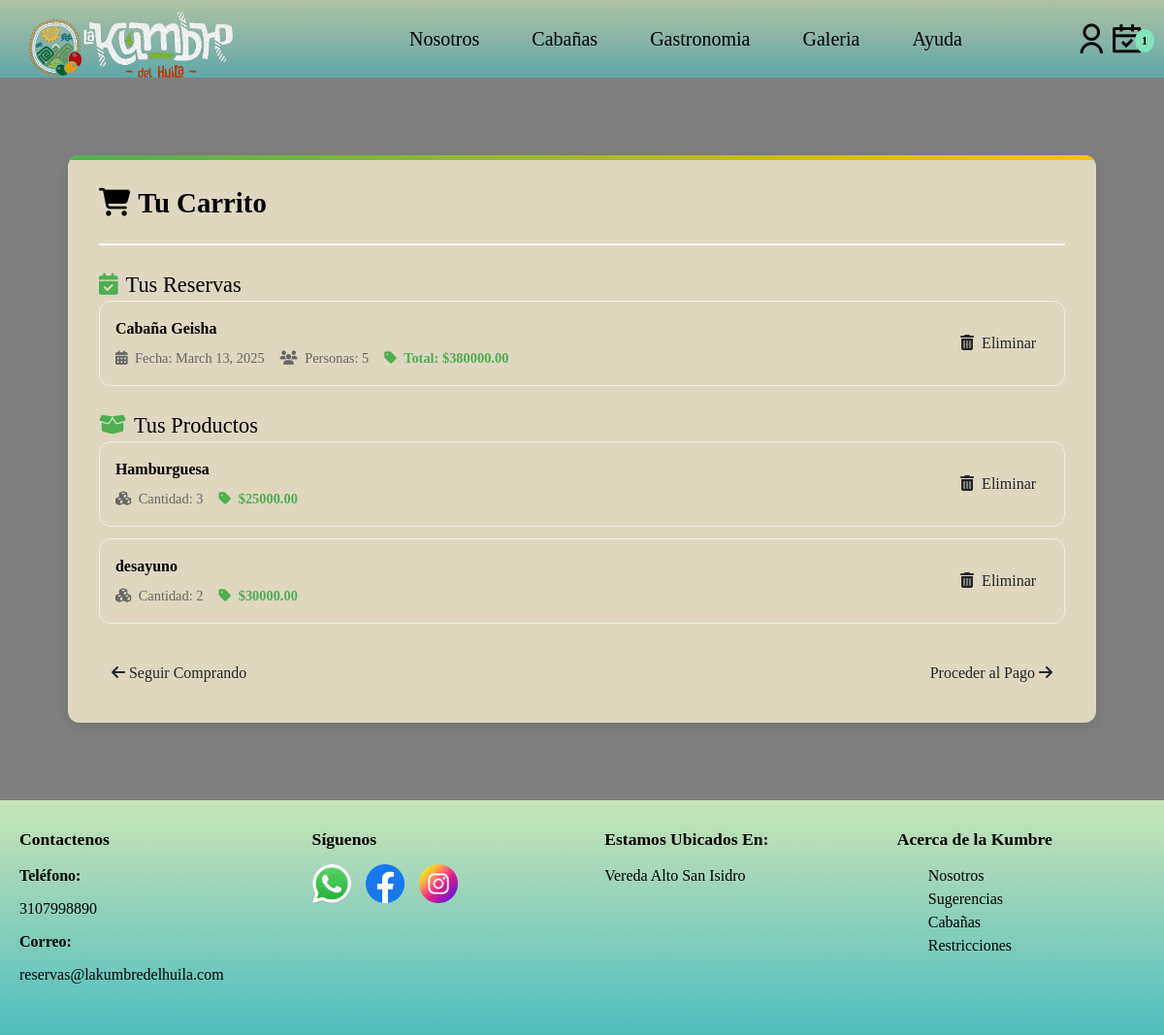
/resumen/ (signed in), run on an earlier commit of the app's database.
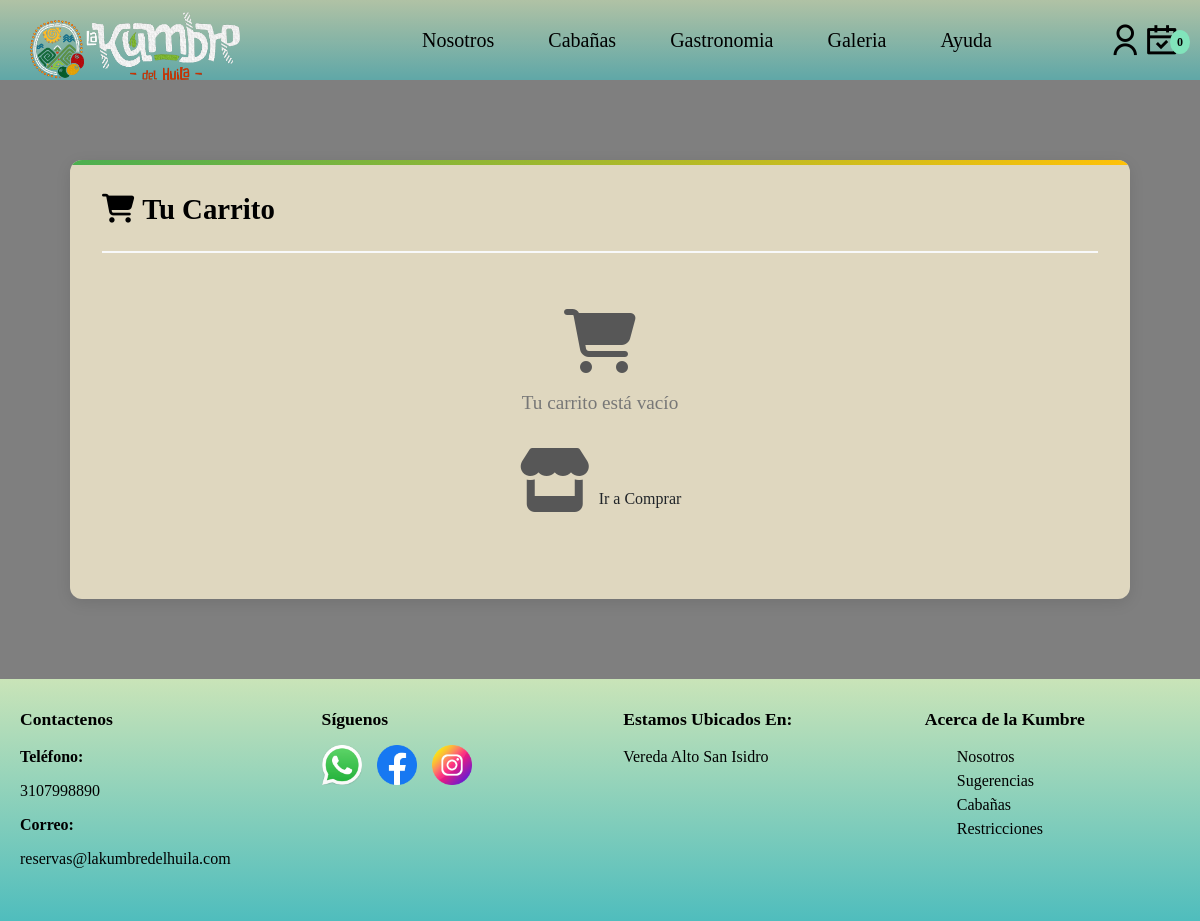
And on a later commit of the database.
### kumbre/models.py (models this page shows, shortened)
class Reserva(models.Model):
    usuario = models.ForeignKey(User, on_delete=models.CASCADE)
    cabana = models.CharField(max_length=100)  # Nombre de la cabaña
    fecha = models.DateField()
    precio = models.DecimalField(max_digits=10, decimal_places=2, default=0.0) # Precio de la cabaña
    telefono = models.CharField(max_length=15)  # Teléfono del usuario
    numero_personas = models.PositiveIntegerField()  # Número de personas en la reserva
    personas_adicionales = models.PositiveIntegerField(default=0)  # Número de personas adicionales
    precio_personas_adicionales = models.DecimalField(max_digits=10, decimal_places=2, default=0.0)  # Precio por personas adicionales
    estado = models.CharField(max_length=50, choices=[('Pendiente', 'Pendiente'), ('Aprobada', 'Aprobada')])
    confirmada = models.BooleanField(default=False)
    class Meta:
        unique_together = ('cabana', 'fecha')

class CarritoProducto(models.Model):
    usuario = models.ForeignKey(User, on_delete=models.CASCADE)
    producto = models.ForeignKey(Producto, on_delete=models.CASCADE)
    cantidad = models.PositiveIntegerField(default=1)

class Producto(models.Model):
    imagen = models.ImageField(upload_to='productos/', blank=True, null=True)  # Campo para la imagen
    nombre = models.CharField(max_length=100)
    descripcion = models.TextField(blank=True)
    precio = models.DecimalField(max_digits=10, decimal_places=2, default=0.0)
    en_carrito = models.BooleanField(default=False)
    usuario = models.ForeignKey(User, on_delete=models.CASCADE, null=True, blank=True)

### kumbre/views.py (the view)
# urls.py: path('resumen/', views.resumen_compra, name='resumen_compra'),
@login_required
def resumen_compra(request):
    reservas_carrito = Reserva.objects.filter(usuario=request.user, confirmada=False)
    productos_carrito = CarritoProducto.objects.filter(usuario=request.user)
    context = {
        'reservas': reservas_carrito,
        'productos': productos_carrito,
    }
    return render(request, 'resumen_compra.html', context)

### kumbre/context_processors.py (called while the page is built)
def cart_count(request):
    if request.user.is_authenticated:
        count = Reserva.objects.filter(usuario=request.user, confirmada=False).count()
    else:
        count = 0
    return {'cart_count': count}

### kumbre/templates/resumen_compra.html (shortened to what this page needs)
{% extends 'base.html' %}
{% load static %}
{% block content %}
<link rel="stylesheet" href="{% static 'styles/resumen_compra.css' %}">
<link href="https://cdnjs.cloudflare.com/ajax/libs/bootstrap/5.3.0/css/bootstrap.min.css" rel="stylesheet">
<link href="https://cdnjs.cloudflare.com/ajax/libs/font-awesome/6.4.0/css/all.min.css" rel="stylesheet">
<link href="https://cdnjs.cloudflare.com/ajax/libs/animate.css/4.1.1/animate.min.css" rel="stylesheet">
<div class="container">
    <div class="cart-container">
        <div class="cart-header">
            <h1>
                <i class="fas fa-shopping-cart me-2"></i>Tu Carrito
            </h1>
        </div>
        {% if productos or reservas %}
        {% if reservas %}
        <div class="section-header">
            <i class="fas fa-calendar-check"></i> Tus Reservas
        </div>
        <div class="productos-list mb-4">
            {% for reserva in reservas %}
                <div id="reserva-{{ reserva.id }}" class="cart-item">
                    <div class="item-details">
                        <div class="item-name">{{ reserva.cabana }}</div>
                        <div class="item-info">
                            <span><i class="fas fa-calendar-alt me-1"></i> Fecha: {{ reserva.fecha }}</span>
                            <span><i class="fas fa-users me-1"></i> Personas: {{ reserva.numero_personas }}</span>
                            <span class="price"><i class="fas fa-tag me-1"></i> Total: ${{ reserva.precio|floatformat:2 }}</span>
                        </div>
                    </div>
                    <form action="{% url 'eliminar_reserva' reserva.id %}" method="post">
                        <button type="button" class="btn btn-remove eliminar-reserva" data-reserva-id="{{ reserva.id }}">
                            <i class="fas fa-trash-alt me-1"></i> Eliminar
                        </button>
                    </form>
                </div>
            {% endfor %}
        </div>
    {% endif %}
    {% if productos %}
    <div class="section-header">
        <i class="fas fa-box-open"></i> Tus Productos
    </div>
    <div class="productos-list mb-4">
        {% for item in productos %}
            <div id="producto-{{ item.id }}" class="cart-item">
                <div class="item-details">
                    <div class="item-name">{{ item.producto.nombre }}</div>
                    <div class="item-info">
                        <span><i class="fas fa-cubes me-1"></i> Cantidad: {{ item.cantidad }}</span>
                        <span class="price"><i class="fas fa-tag me-1"></i> ${{ item.producto.precio }}</span>
                    </div>
                </div>
                <button type="button" class="btn btn-remove eliminar-producto" data-producto-id="{{ item.id }}">
                    <i class="fas fa-trash-alt me-1"></i> Eliminar
                </button>
            </div>
        {% endfor %}
    </div>
    {% endif %}
    <div class="cart-actions">
        <a href="{% url 'productos' %}" class="btn btn-cart btn-continue">
            <i class="fas fa-arrow-left"></i> Seguir Comprando
        </a>
        <a href="{% url 'metodos_pago' %}" class="btn btn-cart btn-checkout">
            Proceder al Pago <i class="fas fa-arrow-right"></i>
        </a>
    </div>
{% else %}
    <div class="empty-cart">
        <i class="fas fa-shopping-cart"></i>
        <p>Tu carrito está vacío</p>
        <a href="{% url 'productos' %}" class="btn btn-cart btn-checkout">
            <i class="fas fa-store me-1"></i> Ir a Comprar
        </a>
    </div>
{% endif %}
</div>
</div>
{% endblock %}

### kumbre/templates/base.html (shortened to what this page needs)
{% load static %}
<!DOCTYPE html>
<html lang="es">
<head>
    <link rel="stylesheet" href="https://unpkg.com/aos@next/dist/aos.css" />
    <link rel="stylesheet" href="{% static 'styles/style.css' %}">
    <link rel="stylesheet" href="https://unpkg.com/boxicons@latest/css/boxicons.min.css">
    <link href="https://cdn.jsdelivr.net/npm/remixicon@4.5.0/fonts/remixicon.css" rel="stylesheet" />
</head>
<body>
    <header>
        <div class="arriba">
            <div class="arriba">
                <a href="{% url 'inicio'%}">
                    <img src="{% static 'img/logotipo.webp' %}" alt="Descripción de la imagen">
                </a>
            </div>
        </div>
        <nav>
        <ul class="menu">
            <li class="links"><a href="{% url 'nosotros' %}">Nosotros</a></li>
            <li class="links"><a href="{% url 'cabanas' %}">Cabañas</a></li>
            <li class="links"><a href="{% url 'productos' %}">Gastronomia</a></li>
            <li class="links"><a href="{% url 'galeria' %}">Galeria</a></li>
            <li class="links"><a href="{% url 'manual' %}">Ayuda</a></li>
        </ul>
        <div class="nav-iconos">
            {% if user.is_authenticated %}
            <div class="nav-user-dropdown">
                <i class="ri-user-line"></i>
            </div>
            <div class="cart-icon-container">
                <a href="{% url 'resumen_compra' %}">
                    <i class="ri-calendar-check-line"></i>
                    <span id="contador-carrito">{{ cart_count }}</span>
                </a>
            </div>
            {% else %}
            <a href="{% url 'iniciar_sesion' %}"><i class="ri-user-line"></i></a>
            {% endif %}
        </div>
</nav>
</header>
<main>
    {% block content %}
    {% endblock %}
</main>
<footer>
    <div class="footer-container">
        <div class="footer-item contactenos">
            <h3>Contactenos</h3>
            <p><strong>Teléfono:</strong></p>
            <p><a href="tel:+573107998890">3107998890</a></p>
            <p><strong>Correo:</strong></p>
            <p><a href="mailto:reservas@lakumbredelhuila.com">reservas@lakumbredelhuila.com</a></p>
        </div>
        <div class="footer-item redes-sociales">
            <h3>Síguenos</h3>
            <div class="social-icons">
                <a href="https://wa.link/v9jyhb" target="_blank">
                    <img src="{% static 'img/whatsapp.webp' %}" alt="WhatsApp" width="40">
                </a>
                <a href="https://www.facebook.com/lakumbredelhuila/?_rdc=2&_rdr#" target="_blank">
                    <img src="{% static 'img/facebook.webp' %}" alt="Facebook" width="40">
                </a>
                <a href="https://www.instagram.com/lakumbredelhuila?utm_source=ig_web_button_share_sheet&igsh=ZDNlZDc0MzIxNw==" target="_blank">
                    <img src="{% static 'img/instagram.webp' %}" alt="Instagram" width="40">
                </a>
            </div>
        </div>
        <div class="footer-item ubicacion">
            <h3>Estamos Ubicados En:</h3>
            <p>Vereda Alto San Isidro</p>
        </div>
        <div class="footer-item acerca-de">
            <h3>Acerca de la Kumbre</h3>
            <ul>
                <li><a href="{% url 'nosotros' %}">Nosotros</a></li>
                <li><a href="{% url 'sugerencias' %}">Sugerencias</a></li>
                <li><a href="{% url 'cabanas' %}">Cabañas</a></li>
                <li><a href="{% url 'restricciones' %}">Restricciones</a></li>
            </ul>
        </div>
    </div>
</footer>
</body>
</html>

### kumbre/static/styles/style.css (style rules this page uses)
* { box-sizing: border-box; margin: 0; padding: 0; text-decoration: none; list-style: none; -webkit-tap-highlight-color: transparent; }
body::before { content: ""; background-image: url('/static/img/dji_fly_20230711_174052_291_1689395541244_photo.webp'); background-size: cover; background-position: center; background-repeat: no-repeat; position: fixed; top: 0; left: 0; width: 100%; height: 100%; z-index: -2; }
body::after { content: ""; background-color: rgba(0, 0, 0, 0.5); position: fixed; top: 0; left: 0; width: 100%; height: 100%; z-index: -1; }
header { background: linear-gradient(to bottom, rgba(201, 228, 184, 0.664), #4fbdbda6); display: flex; height: 80px; position: relative; color: rgb(0, 0, 0); padding: 10px; text-align: center; z-index: 1000; }
.arriba { display: flex; align-items: center; height: 70px; justify-content: space-between; }
.arriba img { max-height: 70px; }
nav { width: 50%; display: flex; justify-content: space-between; align-items: center; margin-left: 150px; }
.menu { display: flex; justify-content: space-between; align-items: center; padding: 0; margin: auto ; margin-right: auto; flex-grow: 1; }
.menu .links { font-size: 1.25em; text-align: center; }
.menu .links a { color: rgb(0, 0, 0); text-decoration: none; margin: 0 10px; }
.nav-iconos { color: #000000; display: flex; align-items: center; position: absolute; right: 20px; }
.nav-iconos i { display: inline-block; font-size: 35px; color: #000000; cursor: pointer; transition: color 0.3s ease; }
.nav-user-dropdown { margin-left: 20px; position: relative; }
.nav-user-dropdown { color: #000000; position: relative; cursor: pointer; }
.cart-icon-container { position: relative; }
.cart-icon-container a { text-decoration: none; color: rgb(0, 0, 0); position: relative; }
#contador-carrito { position: absolute; top: -8px; right: -10px; background: #81e4bb; color: rgb(0, 0, 0); font-size: 12px; font-weight: bold; padding: 3px 7px; border-radius: 50%; }
.container { display: flex; flex-direction: row; height: 300px; width: 100%; }
body { padding-bottom: 0px; }
footer { width: 100%; background: linear-gradient(to bottom, rgb(201, 228, 184), #4fbdbd); color: #000000; padding: 30px 20px; height:auto; }
.footer-container { display: flex; flex-wrap: wrap; justify-content: space-between; max-width: 1200px; margin: 0 auto; }
.footer-item { flex-basis: 22%; margin-bottom: 10px; }
.footer-item h3 { font-size: 1.1rem; font-weight: bold; margin-bottom: 15px; }
.footer-item p, .footer-item ul { font-size: 1rem; margin-bottom: 10px; }
.footer-item a { text-decoration: none; color: #000000; }
.social-icons { display: flex; gap: 15px; margin-top: 10px; }
.social-icons a { display: inline-block; }

What changed in the data, as far as the page shows it:
removed Reserva: cabana "Cabaña Geisha", fecha "March 13, 2025", numero_personas "5", precio "380000.00"
removed CarritoProducto: producto.nombre "Hamburguesa", cantidad "3", producto.precio "25000.00"
removed CarritoProducto: producto.nombre "desayuno", cantidad "2", producto.precio "30000.00"
Also different on the page:
{{ cart_count }}: "1" → "0"
text no longer shown: "Tus Reservas Tus Productos Seguir Comprando Proceder al Pago"
text now shown: "Tu carrito está vacío Ir a Comprar"
